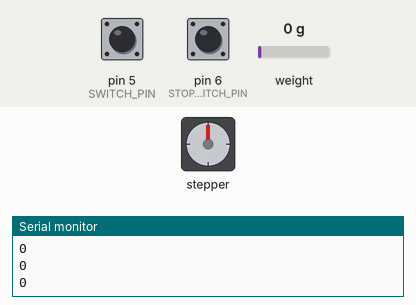
This program was run on a simulated Arduino Uno, built with avr-gcc and run on an emulated ATmega328P. Shown: stepper motor, the last lines printed to the serial monitor. Wiring (inferred from the names in the program): stepper motor driver (200 steps per turn assumed): step pin 10; direction pin 9; enable pin 8. The test bench sets the inputs (shaded band); at power-on: pin 5 (SWITCH_PIN) HIGH, pin 6 (STOP_SWITCH_PIN) HIGH, weight on the scale 0 g.

Above: at 11.7 s.
11.8 s: pin 5 (SWITCH_PIN) pulled LOW for 0.15 s
At 12.1 s:
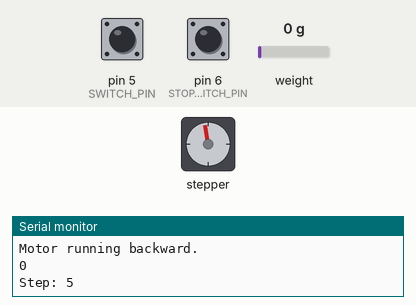
At 12.51 s:
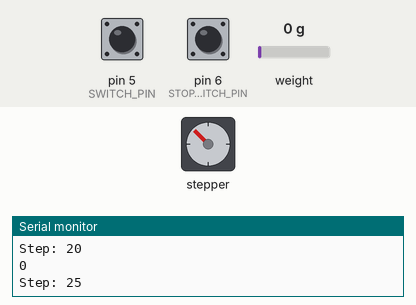
14.8 s: pin 6 (STOP_SWITCH_PIN) pulled LOW for 0.15 s
17.9 s: pin 5 (SWITCH_PIN) pulled LOW for 1 s
21.9 s: weight on the scale set to 10 g
24.9 s: weight on the scale set to 13 g
At 25.4 s:
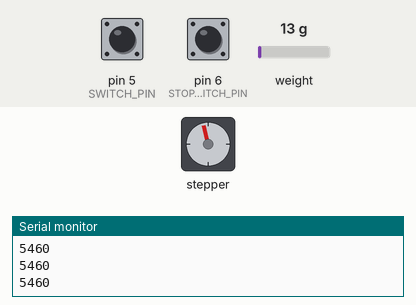
26.4 s: pin 6 (STOP_SWITCH_PIN) pulled LOW for 1 s
At 29.3 s:
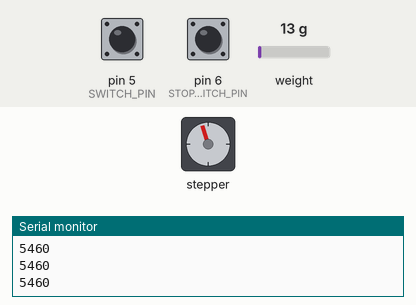
Timing chart, 0 to 31.4 s (numbered marks = the images above; inputs shaded):
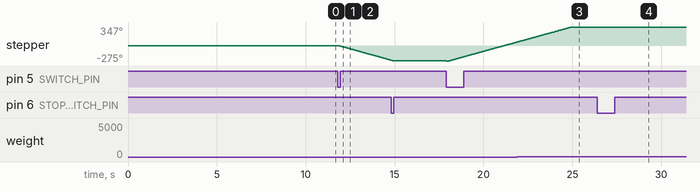

Measured:
- the behaviour switches between 11 and 12 g on weight on the scale (found by bisection; images 2 and 3)
- after the input at 11.8 s, stepper: keeps turning counter-clockwise at about 91°/s, starting after 0.13 s
- after the input at 24.9 s, stepper: goes on until 25.0 s, then stays 347°

The program:

main.cpp
```cpp
#include <Arduino.h>
#include <stdlib.h>        // labs()
#include <util/delay.h>
#include "HX711.h"
#include "MicroSwitch.h"

// STEP must be pin 10 (PB2) for the direct port write in the ISR below.
const uint8_t STEP_PIN        = 10;
const uint8_t DIR_PIN         = 9;
const uint8_t ENA_PIN         = 8;
const uint8_t SWITCH_PIN      = 5;
const uint8_t STOP_SWITCH_PIN = 6;  // Stop switch: moves backward very slowly

const uint8_t LOADCELL_DOUT_PIN = 4;
const uint8_t LOADCELL_SCK_PIN  = 2;

// Stop the jig when the absolute change in load reaches this value.
const long    LOAD_CHANGE_LIMIT = 5000;
const uint8_t TARE_SAMPLES      = 100;    // ~2 s at 10 SPS

// Direction that counts as "backward". If your motor turns the wrong way, swap these.
const uint8_t DIR_BACKWARD = LOW;
const uint8_t DIR_FORWARD  = HIGH;

const uint16_t STEP_RATE_HZ = 50;   // ~3 ms per step (normal speed)

// Timer1 compare values for the two speeds.
// Normal: prescaler 8 -> 2 MHz tick, OCR1A set for STEP_RATE_HZ.
// Slow:   prescaler 1024 -> 15.625 kHz tick.
//         OCR1A = 65535 -> one step every ~4.2 s (slowest the 16-bit timer allows).
//         OCR1A = 15624 -> one step per second (visible, used for testing).
const uint16_t OCR_NORMAL = (uint16_t)(F_CPU / 8UL / STEP_RATE_HZ) - 1;
const uint16_t OCR_SLOW   = 15624;

MicroSwitch button(SWITCH_PIN, true, 50);          // Main toggle switch (Normally Open)
MicroSwitch stopButton(STOP_SWITCH_PIN, true, 50); // Stop switch (Normally Open)
HX711 scale;

// Starts as "forward" so the first press toggles it to backward.
static bool s_forward = true;

// Set from loop(), read in the ISR. A single-byte write is atomic on AVR.
static volatile bool s_running = false;

// Counts every step pulse sent. Incremented in the ISR, read in loop().
static volatile uint32_t s_stepCount = 0;
static uint32_t s_lastPrintedSteps = 0;

// Stores the load cell reading captured right when moving forward begins
static long s_baselineLoad = 0;
static bool s_baselineCaptured = false;

// ---------------- Timer1 step generator ----------------
ISR(TIMER1_COMPA_vect) {
  if (s_running) {
    PORTB |= _BV(PB2);     // STEP high
    _delay_us(3);          // driver needs ~1-3 us minimum pulse width
    PORTB &= ~_BV(PB2);    // STEP low
    s_stepCount++;
  }
}

// Switch the step rate between normal and the slowest possible.
static void setStepTimer(bool slow) {
  noInterrupts();
  if (slow) {
    TCCR1B = _BV(WGM12) | _BV(CS12) | _BV(CS10);  // CTC, prescaler 1024
    OCR1A  = OCR_SLOW;
  } else {
    TCCR1B = _BV(WGM12) | _BV(CS11);              // CTC, prescaler 8
    OCR1A  = OCR_NORMAL;
  }
  TCNT1 = 0;                                      // avoid waiting out an old count
  interrupts();
}

static void setupTimer1() {
  noInterrupts();
  TCCR1A = 0;
  TIMSK1 = _BV(OCIE1A);
  interrupts();
  setStepTimer(false);
}

void setup() {
  Serial.begin(115200);

  pinMode(STEP_PIN, OUTPUT);
  pinMode(DIR_PIN, OUTPUT);
  pinMode(ENA_PIN, OUTPUT);
  digitalWrite(ENA_PIN, LOW);            // driver enabled
  digitalWrite(DIR_PIN, DIR_BACKWARD);
  digitalWrite(STEP_PIN, LOW);

  button.begin();
  stopButton.begin();

  // Simple tare: average a few readings with the jig unloaded.
  Serial.println(F("Taring load cell (keep it unloaded)..."));
  scale.begin(LOADCELL_DOUT_PIN, LOADCELL_SCK_PIN);
  delay(500);
  scale.tare(TARE_SAMPLES);
  Serial.println(F("Tare done."));

  setupTimer1();

  Serial.println(F("Ready. Press switch on D5 to toggle run direction; press switch on D6 to move backward very slowly."));
}

void loop() {
  button.update();
  stopButton.update();

  // Handle main toggle button (normal speed)
  if (button.wasPressed()) {
    s_forward = !s_forward;              // 1st press: backward, 2nd: forward, ...

    s_running = false;                   // pause stepping while DIR changes
    digitalWrite(DIR_PIN, s_forward ? DIR_FORWARD : DIR_BACKWARD);
    delayMicroseconds(20);               // DIR setup time
    setStepTimer(false);                 // back to normal speed
    s_running = true;

    // Reset baseline tracking so a fresh baseline is captured on the next forward run
    s_baselineCaptured = false;

    Serial.println(s_forward ? F("Motor running forward.")
                             : F("Motor running backward."));
  }

  // Handle stop switch on D6: move backward as slowly as possible
  if (stopButton.wasPressed()) {
    s_running = false;                   // pause stepping while DIR changes
    s_forward = false;                   // now moving backward
    digitalWrite(DIR_PIN, DIR_BACKWARD);
    delayMicroseconds(20);               // DIR setup time
    setStepTimer(true);                  // slowest step rate
    s_running = true;

    s_baselineCaptured = false;

    Serial.println(F("Stop switch pressed: moving backward very slowly."));
  }

  // Report each step as it happens, so you can see the motor is being commanded
  uint32_t steps;
  noInterrupts();
  steps = s_stepCount;
  interrupts();
  if (steps != s_lastPrintedSteps) {
    s_lastPrintedSteps = steps;
    Serial.print(F("Step: "));
    Serial.println(steps);
  }

  // Only read when a new sample is ready, so loop() never blocks on the HX711.
  if (scale.is_ready()) {
    long load = scale.get_value(1);      // raw reading minus tare offset
    Serial.println(load);

    // Force limit logic applies while advancing forward
    if (s_running && s_forward) {
      // If we haven't captured a baseline yet for this forward run, grab it now
      if (!s_baselineCaptured) {
        s_baselineLoad = load;
        s_baselineCaptured = true;
        Serial.print(F("Baseline load locked: "));
        Serial.println(s_baselineLoad);
      } else {
        // Check if the absolute difference from the baseline reaches or exceeds 10,000
        long delta = labs(load - s_baselineLoad);
        if (delta >= LOAD_CHANGE_LIMIT) {
          s_running = false;
          Serial.print(F("Load change limit reached! Baseline: "));
          Serial.print(s_baselineLoad);
          Serial.print(F(", Current: "));
          Serial.print(load);
          Serial.print(F(", Delta: "));
          Serial.println(delta);
        }
      }
    }
  }
}
```

MicroSwitch.cpp
```cpp
#include "MicroSwitch.h"

MicroSwitch::MicroSwitch(uint8_t pin, bool isNO, unsigned long debounceMs)
    : _pin(pin),
      _isNO(isNO),
      _debounceDelay(debounceMs),
      _lastRawState(false),
      _debouncedState(false),
      _lastDebounceTime(0),
      _wasPressedFlag(false),
      _wasReleasedFlag(false) {}

void MicroSwitch::begin() {
    pinMode(_pin, _isNO ? INPUT_PULLUP : INPUT);

    // Read initial pin state
    bool rawReading = digitalRead(_pin);
    _debouncedState = _isNO ? !rawReading : rawReading;
    _lastRawState = _debouncedState;
}

void MicroSwitch::update() {
    bool rawReading = digitalRead(_pin);
    bool currentRawState = _isNO ? !rawReading : rawReading;

    // Reset switch state change counter if raw state changed
    if (currentRawState != _lastRawState) {
        _lastDebounceTime = millis();
    }

    if ((millis() - _lastDebounceTime) > _debounceDelay) {
        // If state has changed after the debounce delay
        if (currentRawState != _debouncedState) {
            _debouncedState = currentRawState;

            if (_debouncedState) {
                _wasPressedFlag = true;
            } else {
                _wasReleasedFlag = true;
            }
        }
    }

    _lastRawState = currentRawState;
}

bool MicroSwitch::isPressed() const {
    return _debouncedState;
}

bool MicroSwitch::wasPressed() {
    if (_wasPressedFlag) {
        _wasPressedFlag = false;
        return true;
    }
    return false;
}

bool MicroSwitch::wasReleased() {
    if (_wasReleasedFlag) {
        _wasReleasedFlag = false;
        return true;
    }
    return false;
}
```

MicroSwitch.h
```cpp
#ifndef MICRO_SWITCH_H
#define MICRO_SWITCH_H

#include <Arduino.h>

class MicroSwitch {
private:
    uint8_t _pin;
    bool _isNO;
    bool _lastRawState;
    bool _debouncedState;
    unsigned long _lastDebounceTime;
    unsigned long _debounceDelay;
    bool _wasPressedFlag;
    bool _wasReleasedFlag;

public:
    /**
     * @param pin The GPIO pin connected to the NO or NC terminal.
     * @param isNO Set true for Normally Open, false for Normally Closed.
     * @param debounceMs Debounce time in milliseconds (default: 50ms).
     */
    MicroSwitch(uint8_t pin, bool isNO = true, unsigned long debounceMs = 50);

    void begin();
    void update();
    bool isPressed() const;
    bool wasPressed();
    bool wasReleased();
};

#endif // MICRO_SWITCH_H
```
